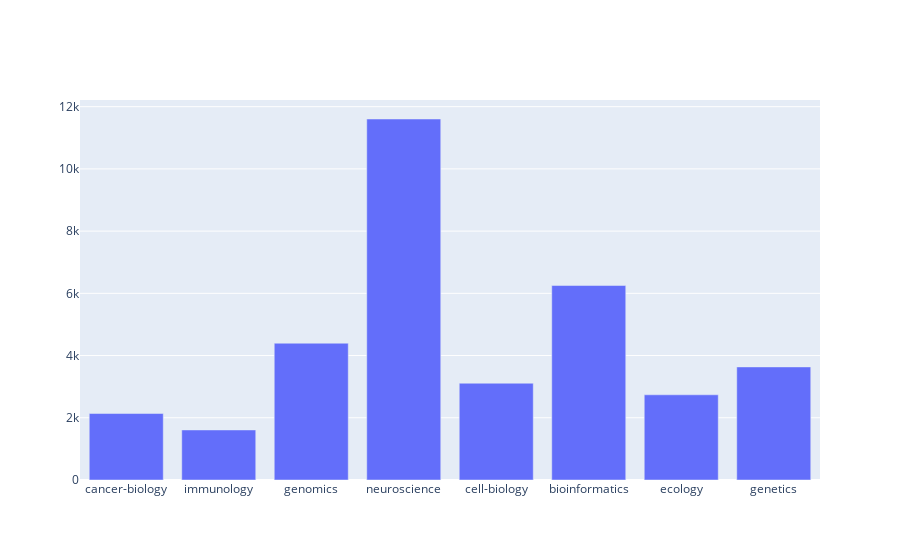

Notebook source saved alongside this figure:
### Code cell
data = [go.Bar(x=categories.category, y=categories.cnt)]
fig = go.Figure(data=data)
fig.show()

### Figure 1 — Plotly figure (JSON) as saved in the notebook; plotly's stock layout.template omitted (floating-point values rounded to 4 significant figures)
{"data": [{"type": "bar", "x": ["cancer-biology", "immunology", "genomics", "neuroscience", "cell-biology", "bioinformatics", "ecology", "genetics"], "y": [2137, 1609, 4397, 11604, 3111, 6251, 2739, 3635]}], "layout": {}}
